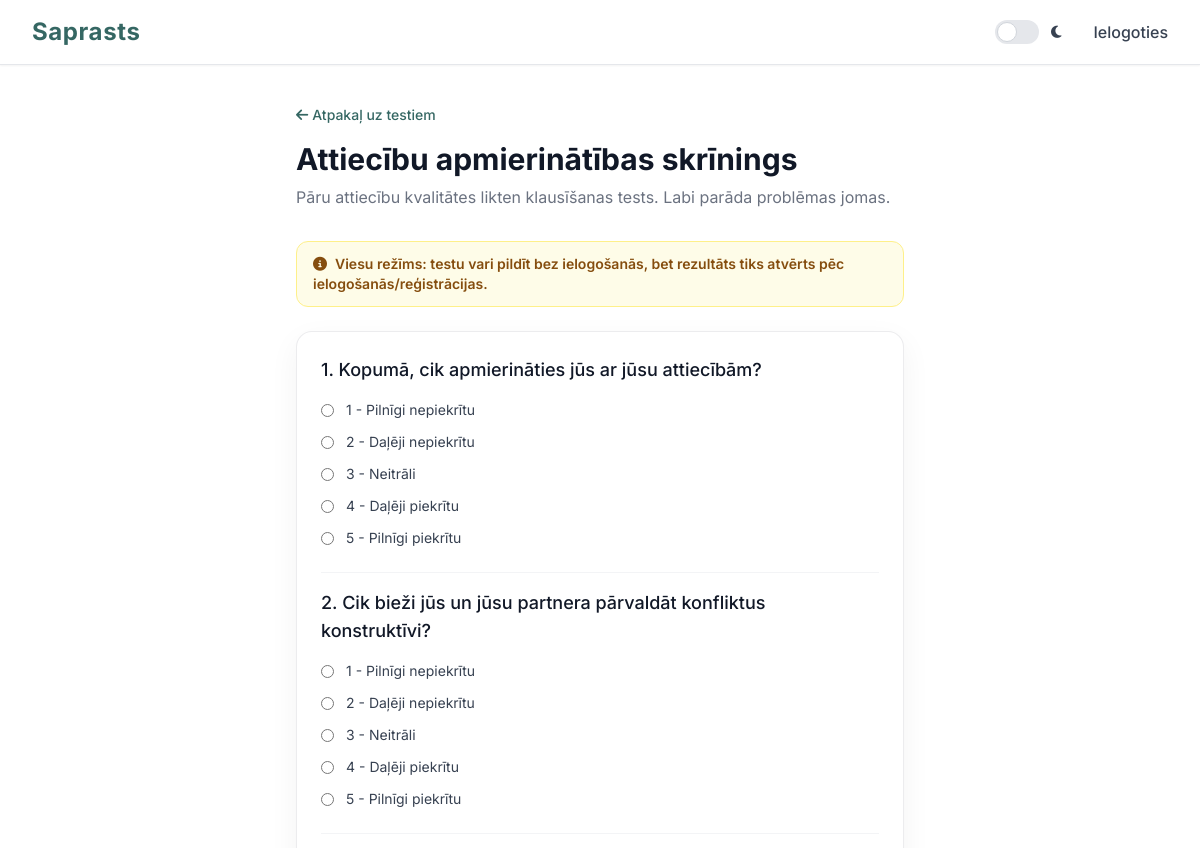
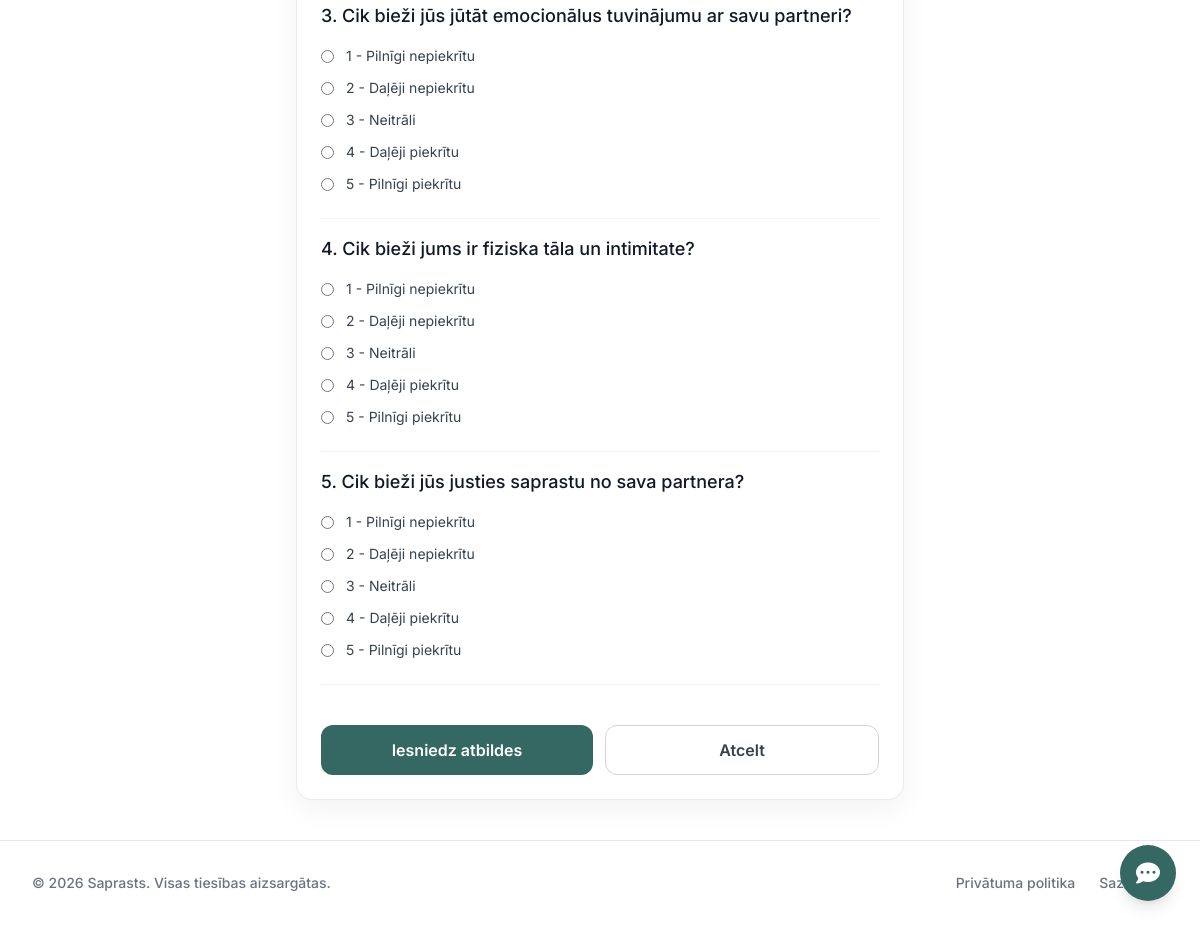
Page /test_view.php?test_id=4 on the committed database (2 pictures, top to bottom).
### tables this page shows
CREATE TABLE tests (
  id INT UNSIGNED NOT NULL AUTO_INCREMENT,
  title VARCHAR(255) NOT NULL,
  description TEXT NULL,
  status ENUM('draft','pending_review','published','archived') NOT NULL DEFAULT 'draft',
  created_by_account_id INT UNSIGNED NULL,
  created_at TIMESTAMP NOT NULL DEFAULT CURRENT_TIMESTAMP,
  updated_at TIMESTAMP NULL DEFAULT NULL ON UPDATE CURRENT_TIMESTAMP,
  PRIMARY KEY (id),
  KEY idx_tests_status (status),
  CONSTRAINT fk_tests_creator
    FOREIGN KEY (created_by_account_id) REFERENCES accounts(id)
    ON DELETE SET NULL ON UPDATE CASCADE
);

CREATE TABLE test_questions (
  id INT UNSIGNED NOT NULL AUTO_INCREMENT,
  test_id INT UNSIGNED NOT NULL,
  question_text TEXT NOT NULL,
  sort_order INT UNSIGNED NOT NULL DEFAULT 0,
  PRIMARY KEY (id),
  KEY idx_test_questions_test (test_id),
  CONSTRAINT fk_test_questions_test
    FOREIGN KEY (test_id) REFERENCES tests(id)
    ON DELETE CASCADE ON UPDATE CASCADE
);

### test_view.php (the view, shortened to what this page needs)
<?php
require 'db.php';
$test_id = (int)$_GET['test_id'];
$is_user_logged_in = isset($_SESSION['account_id'], $_SESSION['role']) && $_SESSION['role'] === 'user';
$stmt = $conn->prepare("SELECT id, title, description FROM tests WHERE id = ? AND status = 'published'");
$stmt->bind_param("i", $test_id);
$stmt->execute();
$result = $stmt->get_result();
$test = $result->fetch_assoc();
$stmt = $conn->prepare("SELECT id, question_text, sort_order FROM test_questions WHERE test_id = ? ORDER BY sort_order");
$stmt->bind_param("i", $test_id);
$stmt->execute();
$result = $stmt->get_result();
$questions = [];
while($row = $result->fetch_assoc()) {
    $questions[] = $row;
}
require 'header.php';
?>
<div class="page-shell-narrow page-surface">
    <div class="page-heading">
        <a href="<?php echo $is_user_logged_in ? 'tests.php' : 'index.php#self-tests'; ?>" class="text-primary hover:text-primaryHover text-sm font-medium flex items-center gap-1 mb-4">
            <i class="fas fa-arrow-left"></i> Atpakaļ uz testiem
        </a>
        <h1 class="text-3xl font-bold text-gray-900 dark:text-white"><?php echo htmlspecialchars($test['title']); ?></h1>
        <p class="text-gray-500 dark:text-gray-400 mt-2"><?php echo htmlspecialchars($test['description']); ?></p>
    </div>
    <?php if (!$is_user_logged_in): ?>
    <div class="alert-warning mb-6">
        <p class="text-sm font-semibold text-yellow-800 dark:text-yellow-300">
            <i class="fas fa-info-circle mr-2"></i>Viesu režīms: testu vari pildīt bez ielogošanās, bet rezultāts tiks atvērts pēc ielogošanās/reģistrācijas.
        </p>
    </div>
    <?php endif; ?>
    <form method="POST" class="form-card stack-md">
        <?php foreach($questions as $index => $q): ?>
            <div class="border-b border-gray-100 dark:border-zinc-700 pb-6 last:border-b-0">
                <label class="block text-lg font-medium text-gray-900 dark:text-white mb-4">
                    <?php echo ($index + 1) . '. ' . htmlspecialchars($q['question_text']); ?>
                </label>
                <div class="space-y-3">
                    <?php for($i = 1; $i <= 5; $i++): ?>
                        <label class="flex items-center">
                            <input type="radio" name="answer_<?php echo $q['id']; ?>" value="<?php echo $i; ?>" required class="text-primary focus:ring-primary">
                            <span class="ml-3 text-sm text-gray-700 dark:text-gray-300"><?php echo $i . ' - ' . ($i == 1 ? 'Pilnīgi nepiekrītu' : ($i == 2 ? 'Daļēji nepiekrītu' : ($i == 3 ? 'Neitrāli' : ($i == 4 ? 'Daļēji piekrītu' : 'Pilnīgi piekrītu')))); ?></span>
                        </label>
                    <?php endfor; ?>
                </div>
            </div>
        <?php endforeach; ?>
        <div class="pt-6 flex gap-3">
            <button type="submit" name="submit_test" class="button-primary flex-1">
                Iesniedz atbildes
            </button>
            <a href="<?php echo $is_user_logged_in ? 'tests.php' : 'index.php#self-tests'; ?>" class="button-secondary flex-1">
                Atcelt
            </a>
        </div>
    </form>
</div>
<?php require 'footer.php'; ?>

### style.css (style rules this page uses)
:root { --color-primary: #356763; --color-primary-hover: #285b57; --color-secondary: #49655a; --color-surface: #ffffff; --color-background: #ffffff; }
body { display: flex; flex-direction: column; min-height: 100vh; font-family: Inter, system-ui, -apple-system, "Segoe UI", Roboto, Arial, sans-serif; background: var(--color-background); }
.page-surface { background: var(--color-background); }
.page-shell, .page-shell-wide, .page-shell-narrow { width: 100%; margin-left: auto; margin-right: auto; padding: 2.5rem 1rem; flex-grow: 1; }
.page-shell-narrow { max-width: 42rem; }
@media (min-width: 640px) { .page-shell, .page-shell-wide, .page-shell-narrow { padding-left: 1.5rem; padding-right: 1.5rem; } }
@media (min-width: 1024px) { .page-shell, .page-shell-wide, .page-shell-narrow { padding-left: 2rem; padding-right: 2rem; } }
.page-heading { margin-bottom: 2rem; }
.panel-card, .form-card, .list-card, .auth-card, .result-card, .empty-card { background: #fff; border: 1px solid rgba(15, 23, 42, 0.08); border-radius: 1rem; box-shadow: 0 10px 30px rgba(2, 8, 23, 0.05); }
.panel-card, .form-card, .auth-card, .result-card { padding: 1.5rem; }
.alert-success, .alert-error, .alert-info, .alert-warning { margin-bottom: 1.5rem; border-radius: 0.75rem; border: 1px solid; padding: 0.75rem 1rem; }
.alert-warning { background: rgb(254 252 232); border-color: rgb(254 240 138); color: rgb(133 77 14); }
.stack-md > * + * { margin-top: 1rem; }
.button-primary, .button-secondary, .button-danger-icon, .button-link-icon { display: inline-flex; align-items: center; justify-content: center; gap: 0.5rem; border-radius: 0.75rem; font-weight: 600; transition: all 180ms ease; }
.button-primary { background: var(--color-primary); color: #fff; padding: 0.75rem 1rem; }
.button-secondary { border: 1px solid rgb(209 213 219); color: rgb(55 65 81); background: #fff; padding: 0.75rem 1rem; }

### rows in the picture
tests: title "Attiecību apmierinātības skrīnings", description "Pāru attiecību kvalitātes likten klausīšanas tests. Labi parāda problēmas jomas."
test_questions: question_text "Kopumā, cik apmierināties jūs ar jūsu attiecībām?"
test_questions: question_text "Cik bieži jūs un jūsu partnera pārvaldāt konfliktus konstruktīvi?"
test_questions: question_text "Cik bieži jūs jūtāt emocionālus tuvinājumu ar savu partneri?"
test_questions: question_text "Cik bieži jums ir fiziska tāla un intimitate?"
test_questions: question_text "Cik bieži jūs justies saprastu no sava partnera?"
